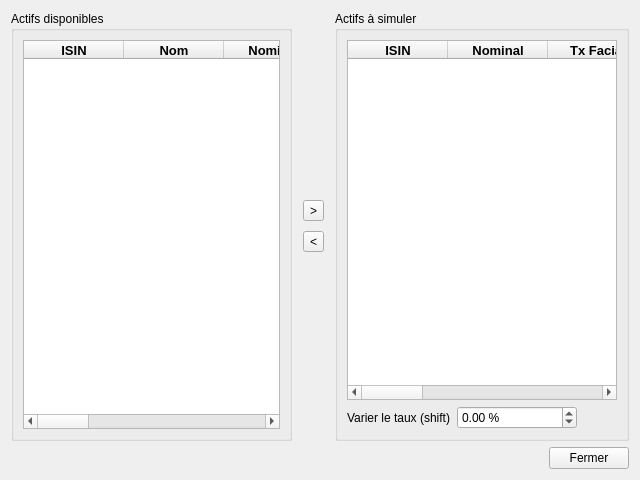
<?xml version="1.0" encoding="UTF-8"?>
<ui version="4.0">
 <class>Simulation</class>
 <widget class="QWidget" name="Simulation">
  <property name="geometry">
   <rect>
    <x>0</x>
    <y>0</y>
    <width>640</width>
    <height>480</height>
   </rect>
  </property>
  <property name="focusPolicy">
   <enum>Qt::NoFocus</enum>
  </property>
  <property name="windowTitle">
   <string>Simulation</string>
  </property>
  <layout class="QVBoxLayout" name="verticalLayout_3">
   <item>
    <layout class="QGridLayout" name="gridLayout">
     <item row="1" column="0">
      <widget class="QGroupBox" name="groupBox">
       <property name="title">
        <string>Actifs disponibles</string>
       </property>
       <layout class="QHBoxLayout" name="horizontalLayout_2">
        <item>
         <widget class="QTableWidget" name="tableWidgetActifs">
          <property name="font">
           <font>
            <pointsize>10</pointsize>
           </font>
          </property>
          <property name="midLineWidth">
           <number>0</number>
          </property>
          <property name="editTriggers">
           <set>QAbstractItemView::NoEditTriggers</set>
          </property>
          <property name="tabKeyNavigation">
           <bool>false</bool>
          </property>
          <property name="showDropIndicator" stdset="0">
           <bool>false</bool>
          </property>
          <property name="dragDropOverwriteMode">
           <bool>false</bool>
          </property>
          <property name="defaultDropAction">
           <enum>Qt::CopyAction</enum>
          </property>
          <property name="alternatingRowColors">
           <bool>true</bool>
          </property>
          <property name="selectionBehavior">
           <enum>QAbstractItemView::SelectRows</enum>
          </property>
          <property name="showGrid">
           <bool>false</bool>
          </property>
          <property name="gridStyle">
           <enum>Qt::SolidLine</enum>
          </property>
          <property name="rowCount">
           <number>0</number>
          </property>
          <attribute name="horizontalHeaderVisible">
           <bool>true</bool>
          </attribute>
          <attribute name="horizontalHeaderStretchLastSection">
           <bool>true</bool>
          </attribute>
          <attribute name="verticalHeaderVisible">
           <bool>false</bool>
          </attribute>
          <attribute name="verticalHeaderDefaultSectionSize">
           <number>22</number>
          </attribute>
          <attribute name="verticalHeaderShowSortIndicator" stdset="0">
           <bool>true</bool>
          </attribute>
          <attribute name="verticalHeaderStretchLastSection">
           <bool>false</bool>
          </attribute>
          <column>
           <property name="text">
            <string>ISIN</string>
           </property>
           <property name="font">
            <font>
             <weight>75</weight>
             <bold>true</bold>
            </font>
           </property>
          </column>
          <column>
           <property name="text">
            <string>Nom</string>
           </property>
           <property name="font">
            <font>
             <weight>75</weight>
             <bold>true</bold>
            </font>
           </property>
          </column>
          <column>
           <property name="text">
            <string>Nominal</string>
           </property>
           <property name="font">
            <font>
             <weight>75</weight>
             <bold>true</bold>
            </font>
           </property>
          </column>
          <column>
           <property name="text">
            <string>Tx Facial</string>
           </property>
           <property name="font">
            <font>
             <weight>75</weight>
             <bold>true</bold>
            </font>
           </property>
          </column>
          <column>
           <property name="text">
            <string>Spread</string>
           </property>
           <property name="font">
            <font>
             <weight>75</weight>
             <bold>true</bold>
            </font>
           </property>
          </column>
          <column>
           <property name="text">
            <string>D Emission</string>
           </property>
           <property name="font">
            <font>
             <weight>75</weight>
             <bold>true</bold>
            </font>
           </property>
          </column>
          <column>
           <property name="text">
            <string>D Jouissance</string>
           </property>
           <property name="font">
            <font>
             <weight>75</weight>
             <bold>true</bold>
            </font>
           </property>
          </column>
          <column>
           <property name="text">
            <string>D Echéance</string>
           </property>
           <property name="font">
            <font>
             <weight>75</weight>
             <bold>true</bold>
            </font>
           </property>
          </column>
          <column>
           <property name="text">
            <string>Tx Actuariel</string>
           </property>
           <property name="font">
            <font>
             <weight>75</weight>
             <bold>true</bold>
            </font>
           </property>
          </column>
         </widget>
        </item>
       </layout>
      </widget>
     </item>
     <item row="1" column="1">
      <layout class="QVBoxLayout" name="verticalLayout">
       <property name="spacing">
        <number>0</number>
       </property>
       <property name="margin">
        <number>5</number>
       </property>
       <item>
        <spacer name="verticalSpacer">
         <property name="orientation">
          <enum>Qt::Vertical</enum>
         </property>
         <property name="sizeHint" stdset="0">
          <size>
           <width>20</width>
           <height>40</height>
          </size>
         </property>
        </spacer>
       </item>
       <item>
        <widget class="QToolButton" name="addToSimulate">
         <property name="text">
          <string>&gt;</string>
         </property>
        </widget>
       </item>
       <item>
        <spacer name="verticalSpacer_3">
         <property name="orientation">
          <enum>Qt::Vertical</enum>
         </property>
         <property name="sizeType">
          <enum>QSizePolicy::Fixed</enum>
         </property>
         <property name="sizeHint" stdset="0">
          <size>
           <width>20</width>
           <height>10</height>
          </size>
         </property>
        </spacer>
       </item>
       <item>
        <widget class="QToolButton" name="removeFromSimulate">
         <property name="text">
          <string>&lt;</string>
         </property>
        </widget>
       </item>
       <item>
        <spacer name="verticalSpacer_2">
         <property name="orientation">
          <enum>Qt::Vertical</enum>
         </property>
         <property name="sizeHint" stdset="0">
          <size>
           <width>20</width>
           <height>40</height>
          </size>
         </property>
        </spacer>
       </item>
      </layout>
     </item>
     <item row="1" column="3">
      <widget class="QGroupBox" name="groupBoxSimulate">
       <property name="title">
        <string>Actifs à simuler</string>
       </property>
       <layout class="QVBoxLayout" name="verticalLayout_4">
        <item>
         <widget class="QTableWidget" name="tableWidgetActifsSimulation">
          <property name="font">
           <font>
            <pointsize>10</pointsize>
           </font>
          </property>
          <property name="midLineWidth">
           <number>0</number>
          </property>
          <property name="editTriggers">
           <set>QAbstractItemView::NoEditTriggers</set>
          </property>
          <property name="tabKeyNavigation">
           <bool>false</bool>
          </property>
          <property name="showDropIndicator" stdset="0">
           <bool>false</bool>
          </property>
          <property name="dragDropOverwriteMode">
           <bool>false</bool>
          </property>
          <property name="defaultDropAction">
           <enum>Qt::CopyAction</enum>
          </property>
          <property name="alternatingRowColors">
           <bool>true</bool>
          </property>
          <property name="selectionBehavior">
           <enum>QAbstractItemView::SelectRows</enum>
          </property>
          <property name="showGrid">
           <bool>false</bool>
          </property>
          <property name="gridStyle">
           <enum>Qt::SolidLine</enum>
          </property>
          <property name="rowCount">
           <number>0</number>
          </property>
          <attribute name="horizontalHeaderVisible">
           <bool>true</bool>
          </attribute>
          <attribute name="horizontalHeaderStretchLastSection">
           <bool>true</bool>
          </attribute>
          <attribute name="verticalHeaderVisible">
           <bool>false</bool>
          </attribute>
          <attribute name="verticalHeaderDefaultSectionSize">
           <number>22</number>
          </attribute>
          <attribute name="verticalHeaderShowSortIndicator" stdset="0">
           <bool>true</bool>
          </attribute>
          <attribute name="verticalHeaderStretchLastSection">
           <bool>false</bool>
          </attribute>
          <column>
           <property name="text">
            <string>ISIN</string>
           </property>
           <property name="font">
            <font>
             <weight>75</weight>
             <bold>true</bold>
            </font>
           </property>
          </column>
          <column>
           <property name="text">
            <string>Nominal</string>
           </property>
           <property name="font">
            <font>
             <weight>75</weight>
             <bold>true</bold>
            </font>
           </property>
          </column>
          <column>
           <property name="text">
            <string>Tx Facial</string>
           </property>
           <property name="font">
            <font>
             <weight>75</weight>
             <bold>true</bold>
            </font>
           </property>
          </column>
          <column>
           <property name="text">
            <string>Spread</string>
           </property>
           <property name="font">
            <font>
             <weight>75</weight>
             <bold>true</bold>
            </font>
           </property>
          </column>
          <column>
           <property name="text">
            <string>Tx Actuariel</string>
           </property>
           <property name="font">
            <font>
             <weight>75</weight>
             <bold>true</bold>
            </font>
           </property>
          </column>
          <column>
           <property name="text">
            <string>Prix</string>
           </property>
           <property name="font">
            <font>
             <weight>75</weight>
             <bold>true</bold>
            </font>
           </property>
          </column>
          <column>
           <property name="text">
            <string>Nv Prix</string>
           </property>
           <property name="font">
            <font>
             <weight>75</weight>
             <bold>true</bold>
            </font>
           </property>
          </column>
          <column>
           <property name="text">
            <string>Var prix (MAD)</string>
           </property>
           <property name="font">
            <font>
             <weight>75</weight>
             <bold>true</bold>
            </font>
           </property>
          </column>
         </widget>
        </item>
        <item>
         <layout class="QHBoxLayout" name="horizontalLayout_4">
          <item>
           <widget class="QLabel" name="label">
            <property name="text">
             <string>Varier le taux (shift)</string>
            </property>
           </widget>
          </item>
          <item>
           <widget class="QDoubleSpinBox" name="doubleSpinBox">
            <property name="minimumSize">
             <size>
              <width>120</width>
              <height>0</height>
             </size>
            </property>
            <property name="suffix">
             <string> %</string>
            </property>
            <property name="decimals">
             <number>2</number>
            </property>
            <property name="minimum">
             <double>-10.000000000000000</double>
            </property>
            <property name="maximum">
             <double>15.000000000000000</double>
            </property>
            <property name="singleStep">
             <double>0.100000000000000</double>
            </property>
           </widget>
          </item>
          <item>
           <spacer name="horizontalSpacer_2">
            <property name="orientation">
             <enum>Qt::Horizontal</enum>
            </property>
            <property name="sizeHint" stdset="0">
             <size>
              <width>40</width>
              <height>20</height>
             </size>
            </property>
           </spacer>
          </item>
         </layout>
        </item>
       </layout>
      </widget>
     </item>
    </layout>
   </item>
   <item>
    <layout class="QHBoxLayout" name="horizontalLayout">
     <item>
      <spacer name="horizontalSpacer">
       <property name="orientation">
        <enum>Qt::Horizontal</enum>
       </property>
       <property name="sizeHint" stdset="0">
        <size>
         <width>40</width>
         <height>20</height>
        </size>
       </property>
      </spacer>
     </item>
     <item>
      <widget class="QPushButton" name="pushButtonFermer">
       <property name="text">
        <string>Fermer</string>
       </property>
      </widget>
     </item>
    </layout>
   </item>
  </layout>
 </widget>
 <resources/>
 <connections/>
</ui>
